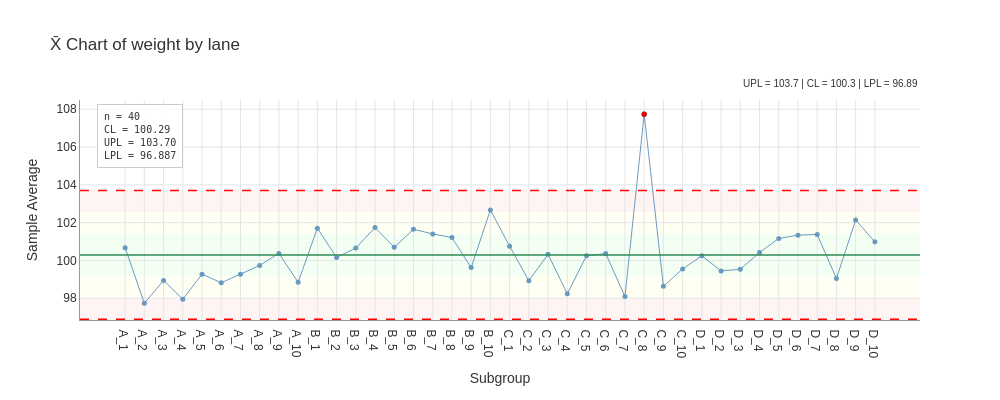

Notebook code for this chart:
### Markdown cell above
### Enhanced Visualization

Add zone shading, signal markers, and statistics:

### Code cell
fig = result.plot(
    chart='Xbar',
    show_zones=True,           # Show 1σ, 2σ, 3σ zones
    highlight_signals=True,    # Highlight out-of-control points
    show_stats=True,           # Display statistics box
    theme='processbehavior' # Use default theme
)
fig.show()

### Figure 1 — Plotly figure (JSON) as saved in the notebook; plotly's stock layout.template omitted (floating-point values rounded to 4 significant figures)
{"data": [{"hovertemplate": "%{x}<br>%{y:.3f}<extra></extra>", "line": {"color": "steelblue", "width": 1.0}, "marker": {"color": "steelblue", "size": 5}, "mode": "lines+markers", "name": "Xbar", "opacity": 0.8, "type": "scatter", "x": ["A_1", "A_2", "A_3", "A_4", "A_5", "A_6", "A_7", "A_8", "A_9", "A_10", "B_1", "B_2", "B_3", "B_4", "B_5", "B_6", "B_7", "B_8", "B_9", "B_10", "C_1", "C_2", "C_3", "C_4", "C_5", "C_6", "C_7", "C_8", "C_9", "C_10", "D_1", "D_2", "D_3", "D_4", "D_5", "D_6", "D_7", "D_8", "D_9", "D_10"], "y": [100.7, 97.73, 98.94, 97.95, 99.27, 98.82, 99.27, 99.74, 100.4, 98.84, 101.7, 100.2, 100.7, 101.7, 100.7, 101.7, 101.4, 101.2, 99.62, 102.7, 100.8, 98.93, 100.3, 98.24, 100.2, 100.4, 98.09, 107.7, 98.63, 99.55, 100.2, 99.45, 99.53, 100.4, 101.2, 101.3, 101.4, 99.04, 102.1, 101.0]}, {"hovertemplate": "Beyond Limits<br>%{x}<br>%{y:.3f}<extra></extra>", "marker": {"color": "red", "line": {"color": "darkred", "width": 0.5}, "size": 5, "symbol": "circle"}, "mode": "markers", "name": "Beyond Limits", "showlegend": false, "type": "scatter", "x": ["C_8"], "y": [107.7]}], "layout": {"annotations": [{"bgcolor": "rgba(255,255,255,0.7)", "font": {"color": "#333333", "size": 10}, "showarrow": false, "text": "UPL = 103.7 | CL = 100.3 | LPL = 96.89", "x": 1.0, "xanchor": "right", "xref": "paper", "y": 1.04, "yanchor": "bottom", "yref": "paper"}, {"align": "left", "bgcolor": "rgba(255, 255, 255, 0.9)", "bordercolor": "#CCCCCC", "borderpad": 6, "borderwidth": 1, "font": {"color": "#333333", "family": "monospace", "size": 10}, "showarrow": false, "text": "n = 40<br>CL = 100.29<br>UPL = 103.70<br>LPL = 96.887", "x": 0.02, "xanchor": "left", "xref": "paper", "y": 0.98, "yanchor": "top", "yref": "paper"}], "font": {"color": "#333333", "family": "Arial, sans-serif", "size": 12}, "height": 400, "hovermode": "x unified", "paper_bgcolor": "white", "plot_bgcolor": "white", "shapes": [{"fillcolor": "#B3FFB3", "layer": "below", "line": {"width": 0}, "opacity": 0.15, "type": "rect", "x0": 0, "x1": 1, "xref": "x domain", "y0": 99.16, "y1": 101.4, "yref": "y"}, {"fillcolor": "#FFFFB3", "layer": "below", "line": {"width": 0}, "opacity": 0.15, "type": "rect", "x0": 0, "x1": 1, "xref": "x domain", "y0": 101.4, "y1": 102.6, "yref": "y"}, {"fillcolor": "#FFFFB3", "layer": "below", "line": {"width": 0}, "opacity": 0.15, "type": "rect", "x0": 0, "x1": 1, "xref": "x domain", "y0": 98.02, "y1": 99.16, "yref": "y"}, {"fillcolor": "#FFB3B3", "layer": "below", "line": {"width": 0}, "opacity": 0.15, "type": "rect", "x0": 0, "x1": 1, "xref": "x domain", "y0": 102.6, "y1": 103.7, "yref": "y"}, {"fillcolor": "#FFB3B3", "layer": "below", "line": {"width": 0}, "opacity": 0.15, "type": "rect", "x0": 0, "x1": 1, "xref": "x domain", "y0": 96.89, "y1": 98.02, "yref": "y"}, {"line": {"color": "red", "dash": "dash", "width": 1.5}, "type": "line", "x0": 0, "x1": 1, "xref": "x domain", "y0": 103.7, "y1": 103.7}, {"line": {"color": "red", "dash": "dash", "width": 1.5}, "type": "line", "x0": 0, "x1": 1, "xref": "x domain", "y0": 96.89, "y1": 96.89}, {"line": {"color": "#2E8B57", "dash": "solid", "width": 1.5}, "type": "line", "x0": 0, "x1": 1, "xref": "x domain", "y0": 100.3, "y1": 100.3}], "showlegend": false, "title": {"text": "X̄ Chart of weight by lane"}, "width": 1000, "xaxis": {"gridcolor": "#E5E5E5", "gridwidth": 1.0, "linecolor": "#999999", "linewidth": 1.0, "showgrid": true, "showline": true, "title": {"text": "Subgroup"}, "type": "category"}, "yaxis": {"gridcolor": "#E5E5E5", "gridwidth": 1.0, "linecolor": "#999999", "linewidth": 1.0, "showgrid": true, "showline": true, "title": {"text": "Sample Average"}, "zeroline": false}}}
